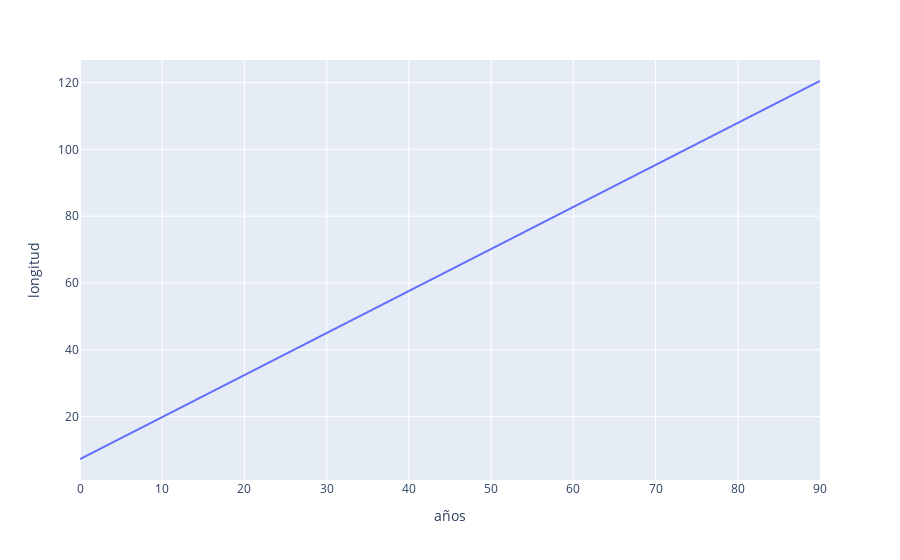

The code cell stored with this chart in its notebook:
### Markdown cell above
Grafiquemos la longitud de las ballenas teniendo como promedio de vida 90 años.

### Code cell
x = np.linspace(0, 90, 90)
y = longitud_en_meses(x)
datos = {'años':x, 'longitud': y}

fig = dibujo.line(datos, x="años",  y="longitud")
fig.show()
